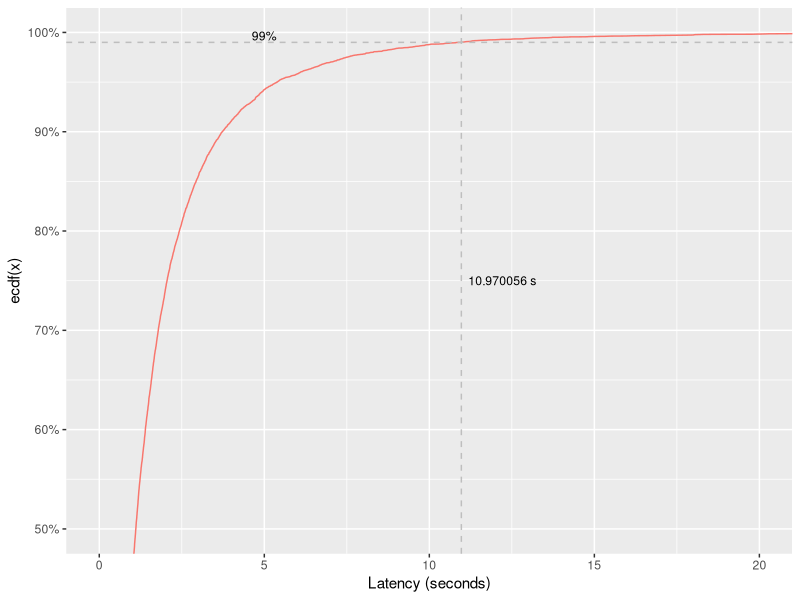
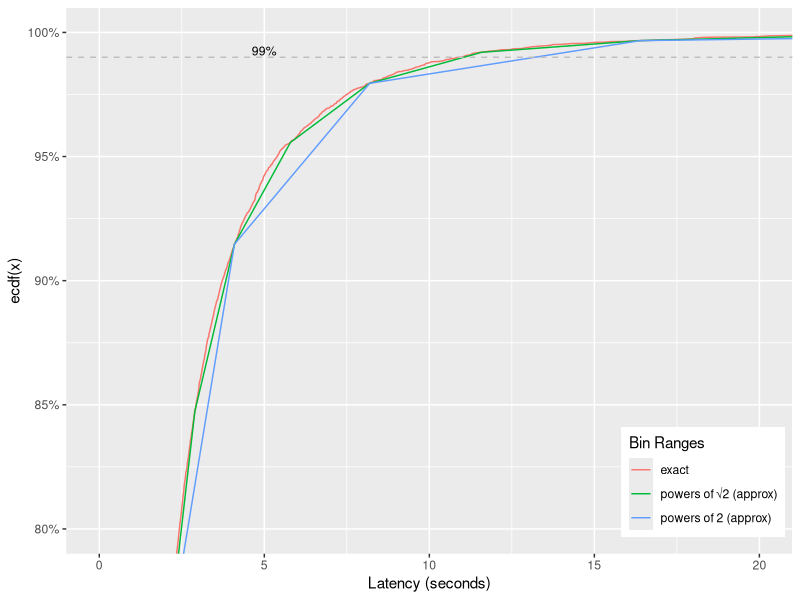
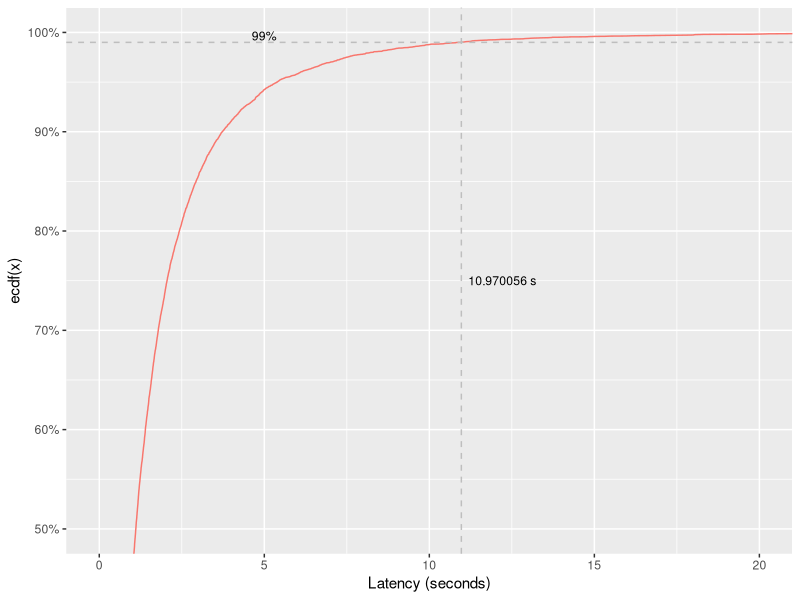
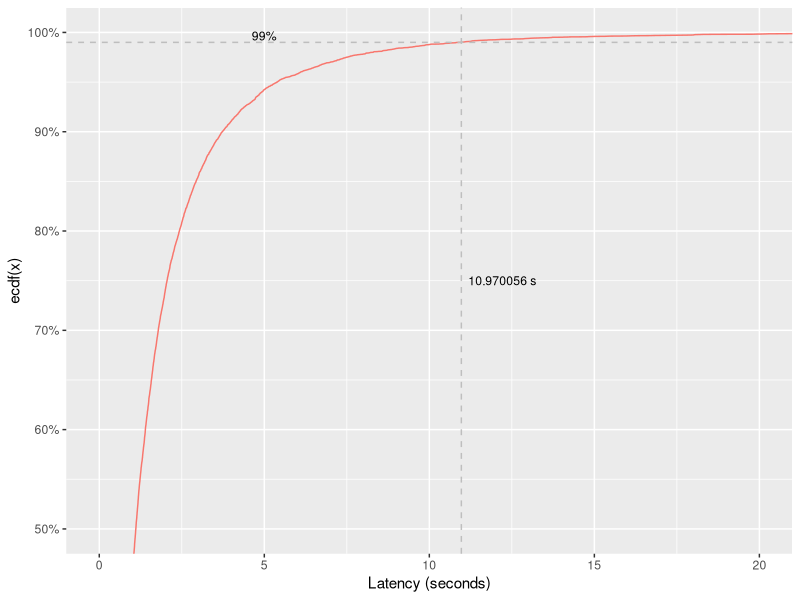
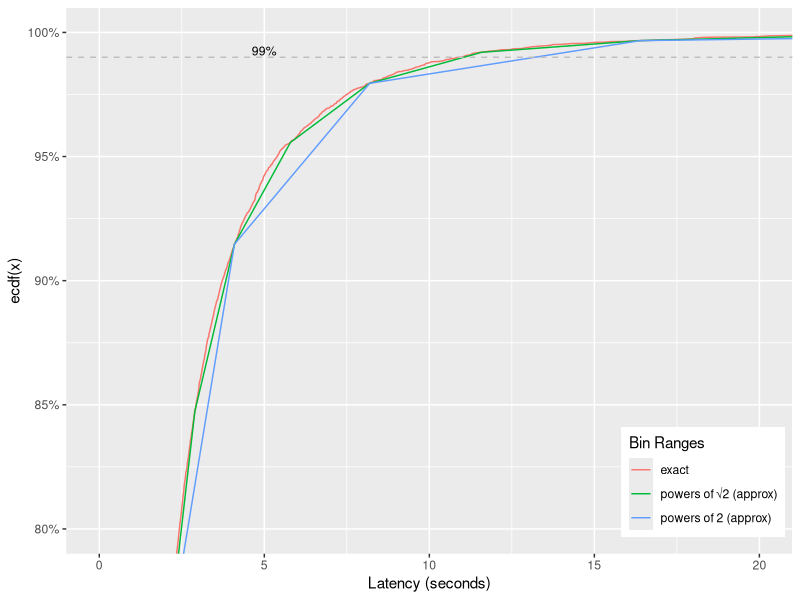
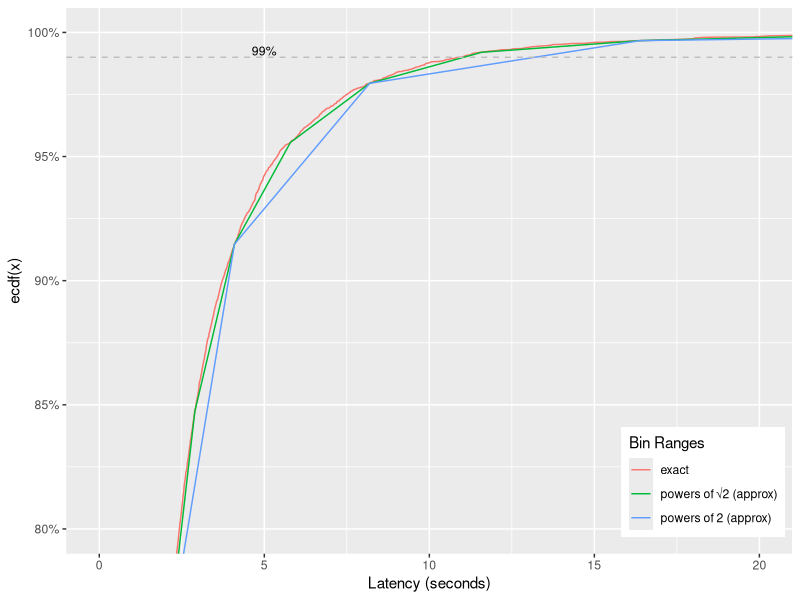

Reproduce these figures in R, in order.
#!/usr/bin/env Rscript
# Generates graphs for a blog post
# by Andrew Brampton (bramp.net)

#install.packages("ggplot2")
#install.packages('svglite')
library(ggplot2)

data = read.csv("data.csv", header = FALSE, col.names = c("x"))

percenty = 0.99
percentx = quantile(data$x, percenty, names=FALSE)

# The 1st graph
h1 <- data.frame(bins = sort(data$x), ecdf = ecdf(data$x)(sort(data$x)))
h1$name <- "exact"

h <- h1
ggplot(h, aes(x = bins, y = ecdf, colour=name)) +
#  stat_ecdf(data=data, aes(x = x), geom = "step") +
  geom_line(show.legend=F) +
  labs(x = "Latency (seconds)", y = "ecdf(x)") + 
  coord_cartesian(xlim=c(0, 20), ylim=c(0.5, 1)) + # Zoom into the graph
  scale_y_continuous(labels = scales::percent) +
  geom_vline(xintercept = percentx, color = "gray", linetype=2) +
  geom_hline(yintercept = percenty, color = "gray", linetype=2) +
  annotate("text", x = 5, y = percenty, label = scales::percent(percenty),
    vjust = -0.2, size=calc_element('axis.text', theme_get())$size/ggplot2:::.pt) +
  annotate("text", x = percentx, y = 0.75, label = sprintf("%f s", percentx) ,
    hjust = -0.1, size=calc_element('axis.text', theme_get())$size/ggplot2:::.pt)

ggsave("1st.png", scale = 1, width = 6.4, height = 3.2, units = "in", dpi = 300)
ggsave("1st.svg", scale = 1, width = 6.4, height = 3.2, units = "in", dpi = 300)

# The 2nd graph with approximations
h2 <- hist(data$x, plot=FALSE, breaks=c(0, 2 ^ seq(0, 16)) / 1000)
h2 <- data.frame(bins = c(h2$breaks), ecdf=c(0, cumsum(h2$counts) / sum(h2$counts)))
h2$name <- "powers of 2 (approx)"

h3 <- hist(data$x, plot=FALSE, breaks=c(0, sqrt(2) ^ seq(0, 32)) / 1000)
h3 <- data.frame(bins = c(h3$breaks), ecdf=c(0, cumsum(h3$counts) / sum(h3$counts)))
h3$name <- "powers of √2 (approx)"

h <- rbind(h1, h2, h3)
ggplot(h, aes(x = bins, y = ecdf, colour=name)) +
  geom_line() +
  labs(x = "Latency (seconds)", y = "ecdf(x)") + 
  coord_cartesian(xlim=c(0, 20), ylim=c(0.8, 1)) + # Zoom into the graph
  scale_y_continuous(labels = scales::percent) +
  geom_hline(yintercept = percenty, color = "gray", linetype=2) +
  annotate("text", x = 5, y = percenty, label = scales::percent(percenty),
    vjust = -0.2, size=calc_element('axis.text', theme_get())$size/ggplot2:::.pt) +
  theme(legend.position = c(0.99, 0.03), legend.justification = c('right', 'bottom')) +
  guides(colour=guide_legend(title="Bin Ranges"))

ggsave("2nd.png", scale = 1, width = 6.4, height = 3.2, units = "in", dpi = 300)
ggsave("2nd.svg", scale = 1, width = 6.4, height = 3.2, units = "in", dpi = 300)

warnings()